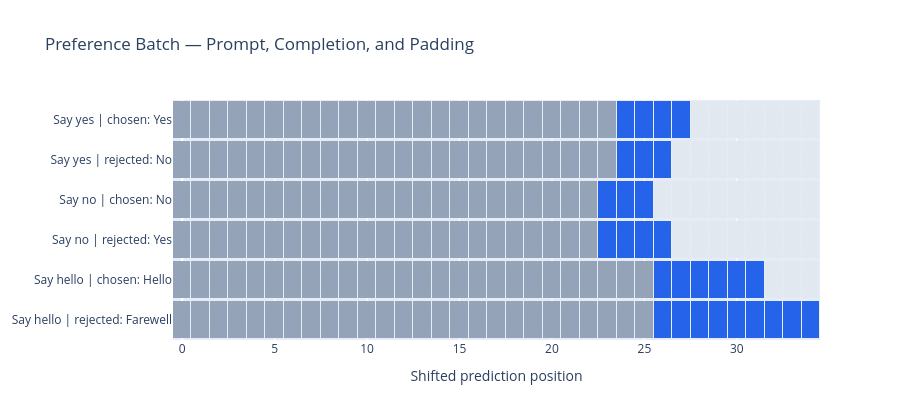

Write notebook code for a chart like this one.
### Code cell
import plotly.graph_objects as go

# (B=6, T_max=35): 0=prompt, 1=completion, 2=padding
region_codes = torch.where(
    padding_target_mask, 2, torch.where(completion_target_mask, 1, 0)
)

region_names = {
    0: "Prompt/context — ignored",
    1: "Completion — scored",
    2: "Right padding — ignored",
}

region_text = [
    [region_names[value] for value in row]
    for row in region_codes.cpu().tolist()
]

candidate_labels = [
    f"{meta['prompt']} | {meta['kind']}: {meta['response']}"
    for meta in candidate_metadata
]

mask_fig = go.Figure(
    data=go.Heatmap(
        z=region_codes.cpu().tolist(),
        x=list(range(batch_labels.shape[1])),
        y=candidate_labels,
        text=region_text,
        hovertemplate=(
            "Candidate: %{y}"
            "<br>Prediction position: %{x}"
            "<br>Region: %{text}"
            "<extra></extra>"
        ),
        colorscale=[
            [0.00, "#94A3B8"],
            [0.2499, "#94A3B8"],
            [0.25, "#2563EB"],
            [0.7499, "#2563EB"],
            [0.75, "#E2E8F0"],
            [1.00, "#E2E8F0"],
        ],
        zmin=0,
        zmax=2,
        showscale=False,
        xgap=1,
        ygap=3,
    )
)

mask_fig.update_layout(
    title="Preference Batch — Prompt, Completion, and Padding",
    xaxis_title="Shifted prediction position",
    yaxis=dict(autorange="reversed"),
    height=420,
)

mask_fig.show()

### Figure 1 — Plotly figure (JSON) as saved in the notebook; plotly's stock layout.template omitted (floating-point values rounded to 4 significant figures; data arrays with more than 128 entries replaced by an {"elided": "..."} marker saying what was removed)
{"data": [{"colorscale": [[0, "#94A3B8"], [0.2499, "#94A3B8"], [0.25, "#2563EB"], [0.7499, "#2563EB"], [0.75, "#E2E8F0"], [1, "#E2E8F0"]], "hovertemplate": "Candidate: %{y}<br>Prediction position: %{x}<br>Region: %{text}<extra></extra>", "showscale": false, "text": {"elided": "6x35 str values"}, "type": "heatmap", "x": [0, 1, 2, 3, 4, 5, 6, 7, 8, 9, 10, 11, 12, 13, 14, 15, 16, 17, 18, 19, 20, 21, 22, 23, 24, 25, 26, 27, 28, 29, 30, 31, 32, 33, 34], "xgap": 1, "y": ["Say yes | chosen: Yes", "Say yes | rejected: No", "Say no | chosen: No", "Say no | rejected: Yes", "Say hello | chosen: Hello", "Say hello | rejected: Farewell"], "ygap": 3, "z": {"elided": "6x35 int values"}, "zmax": 2, "zmin": 0}], "layout": {"height": 420, "title": {"text": "Preference Batch — Prompt, Completion, and Padding"}, "xaxis": {"title": {"text": "Shifted prediction position"}}, "yaxis": {"autorange": "reversed"}}}
